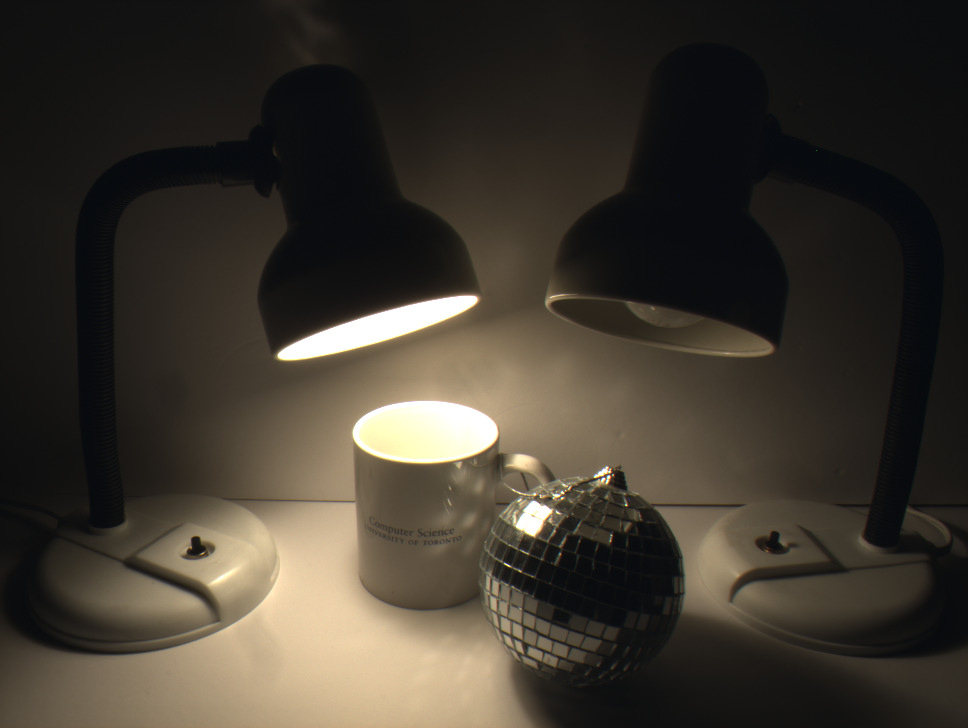
#> input picture img/left.png, 968 x 728 px
$ python main.py
#> lines starting #> are read from the running program, lines starting #| are printed output that depends on the picture
import cv2
import numpy as np

left_img = cv2.imread('img/left.png')
#> left_img is the input picture: shape (728, 968, 3); mean B, G, R 46.6, 55.5, 61.5
right_img = cv2.imread('img/right.png')
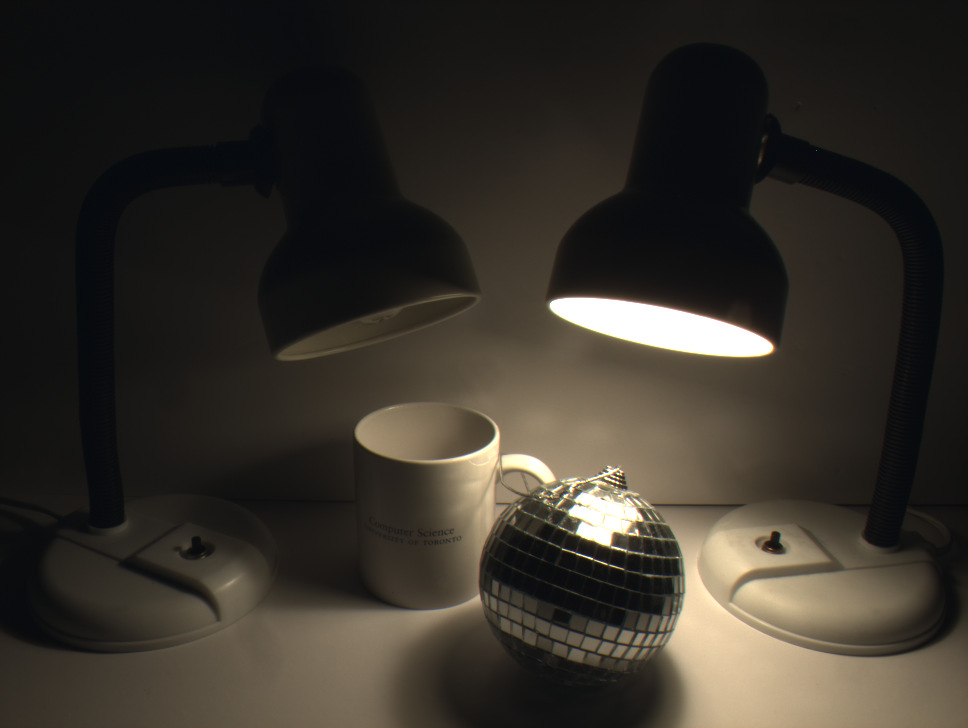
#> input picture img/right.png, 968 x 728 px
#> right_img is the input picture: shape (728, 968, 3); mean B, G, R 42, 49.2, 53.8

added_img = cv2.addWeighted(left_img, 0.9, right_img, 0.9, -6)
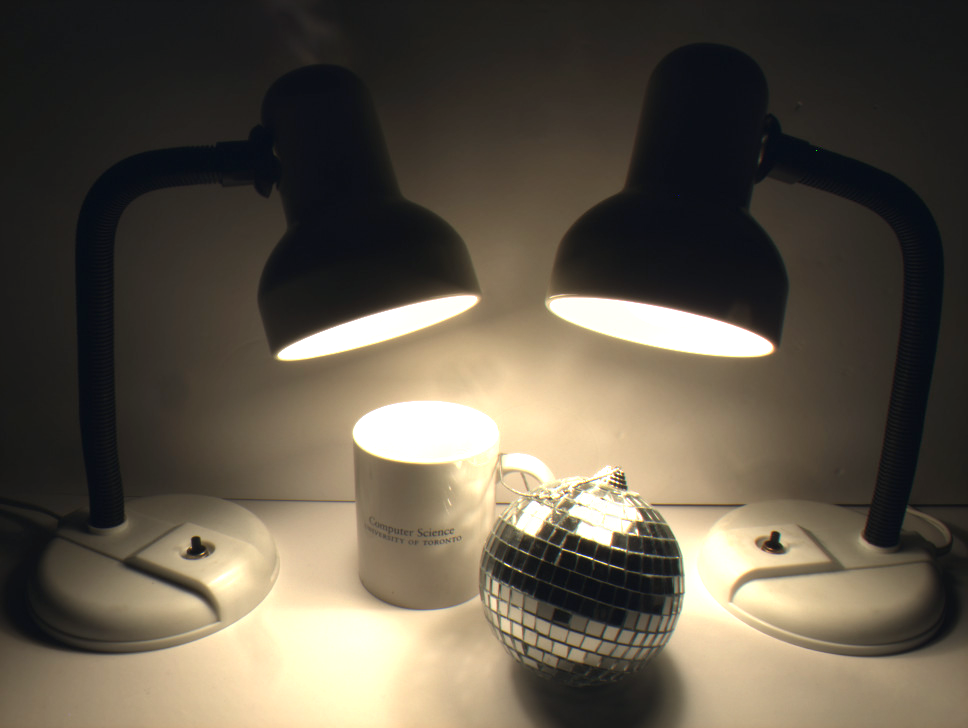
#> added_img: shape (728, 968, 3); mean B, G, R 73.3, 86.6, 94.5
cv2.imwrite('result/added.png', added_img)

zero = np.zeros(left_img.shape[:2], dtype=np.uint8)
red_left_img = cv2.merge((zero, zero, cv2.split(left_img)[2]))
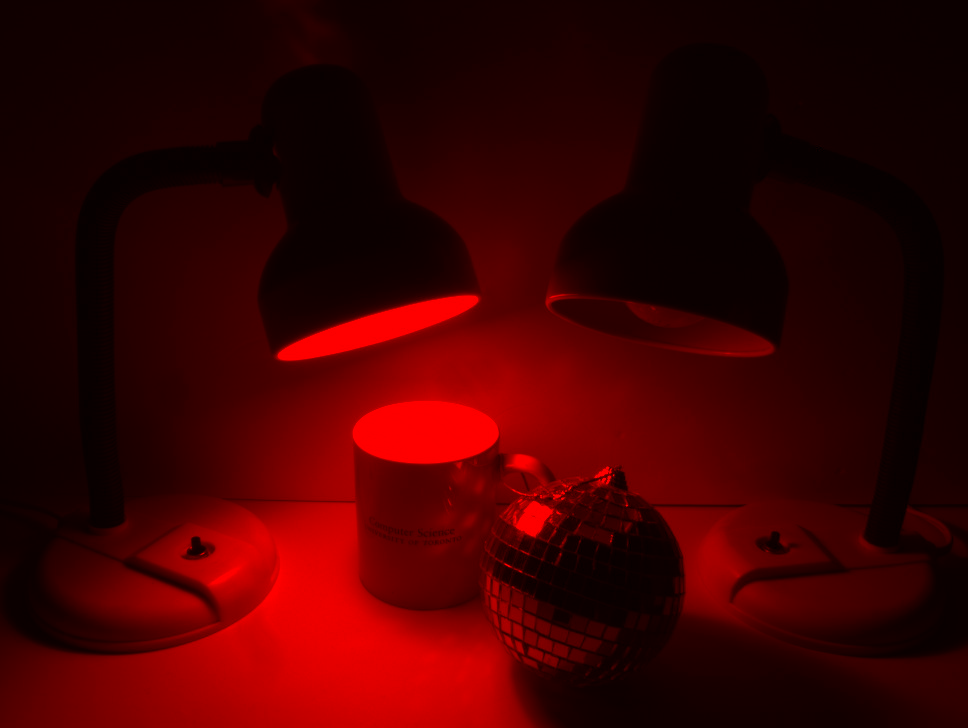
#> red_left_img: shape (728, 968, 3); mean B, G, R 0, 0, 61.5
blue_right_img = cv2.merge((cv2.split(right_img)[0], zero, zero))
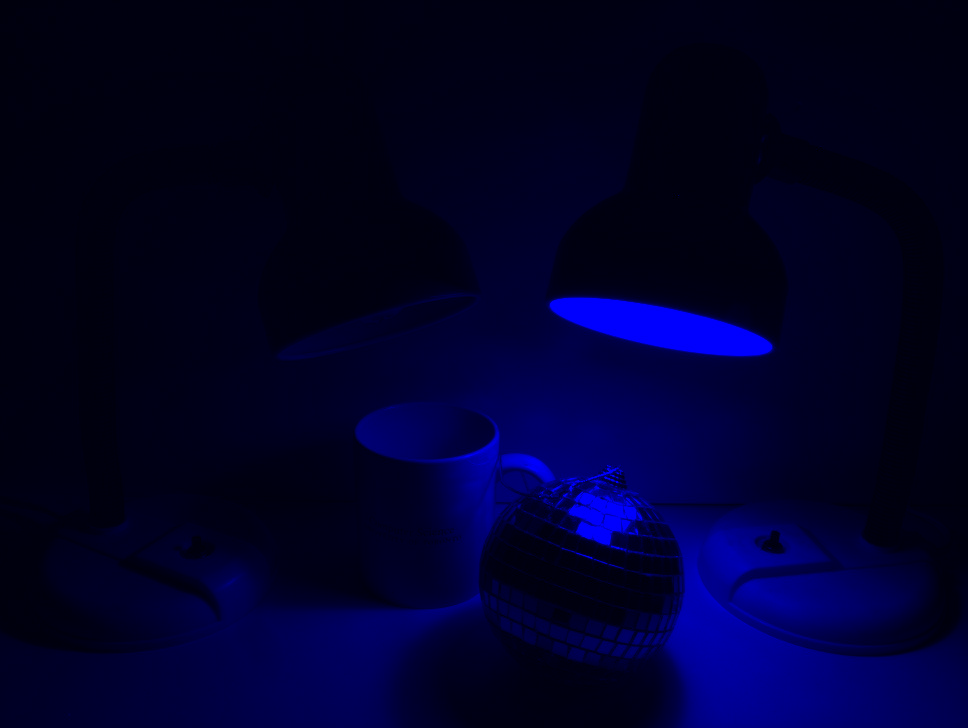
#> blue_right_img: shape (728, 968, 3); mean B, G, R 42, 0, 0
color_added_img = cv2.addWeighted(red_left_img, 0.9, blue_right_img, 0.9, -6)
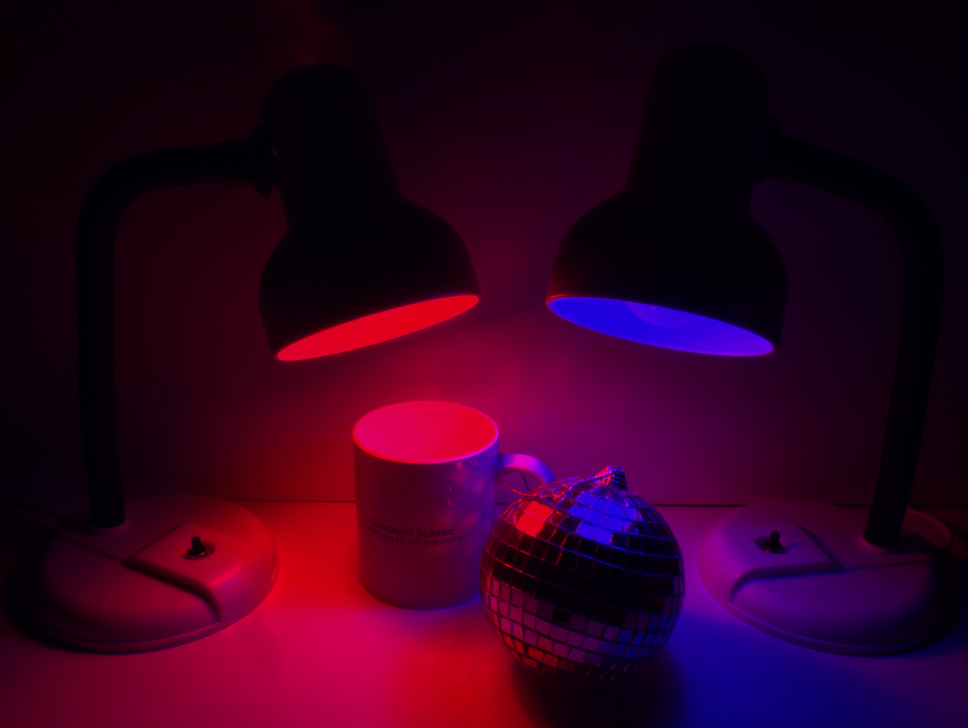
#> color_added_img: shape (728, 968, 3); mean B, G, R 31.7, 0, 49.4
cv2.imwrite('result/color_added.png', color_added_img)
